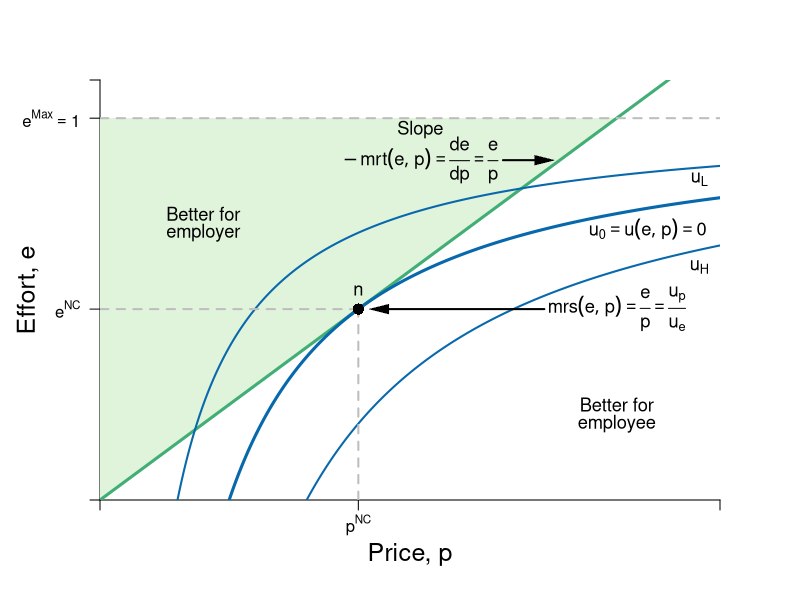

Recreate this plot in R.
#Graph Designer: Simon Halliday
#Authors: Bowles, Foley and Halliday
#Title: Coordination, Conflict and Competition: A Text in Microeconomics

library(shape)
pdf(file = "employment/employment_price.pdf", width = 8, height = 6)

#Set parameters for graphics
axislabelsize <- 1.5
labelsize <- 1.1
graphlinewidth <- 3
segmentlinewidth <- 2

COL <- c("#7fc97f", "#beaed4", "#fdc086", "#ffff99", "#386cb0", "#f0027f", "#bf5b17", "#666666")
COLA <- c("#e0f3db", "#99d8c9","#66c2a4","#41ae76", "#238b45", "#005824")
COLB <- c("#c6dbef", "#4eb3d3", "#2b8cbe", "#0868ac","#084081")

#Edited the margins to cater for the larger LHS labels
par(mar =  c(5, 5, 4, 4))

PCFn <- function(delta, mu = 0.5) {
  delta/mu
}

isoreturnFn <- function(delta, pi=0.125) {
  1 - (pi)/delta
}

xlims <- c(0, 0.6)
ylims <- c(0, 1.1)

npts <- 501 
x <- seq(xlims[1], xlims[2], length.out = npts)
y <- seq(ylims[1], ylims[2], length.out = npts) 
a <- c(2, 4, 6)

plot(0, 0, xlim = xlims, ylim = ylims, type = "n",
     xlab = expression(paste("")),
     ylab = expression(paste("")), 
     xaxt = "n", 
     yaxt = "n", 
     cex.lab = axislabelsize, 
     bty = "n", 
     xaxs="i", 
     yaxs="i"
)


# ticksy <- seq(from = 0, to = ylims[2], by = 1)
# ylabels <- seq(from = 0, to = ylims[2], by = 1)
# ticksx <- seq(from = 0, to = xlims[2], by = 1)
# xlabels <- seq(from = 0, to = xlims[2], by = 1)
ticksy <- c(ylims[1], isoreturnFn(delta= 0.25), 1, ylims[2])
ylabels <- c(NA, expression(paste(e^{NC})), expression(paste(e^{Max} == 1)), NA)
ticksx <- c(xlims[1], 0.25, xlims[2])
xlabels <- c(NA, expression(paste(p^{NC})), NA)

axis(1, at = ticksx, pos = 0, labels = xlabels)
axis(2, at = ticksy, pos = 0, labels = ylabels, las = 1)

npts <- 500 
xx1 <- seq(xlims[1], xlims[2], length.out = npts)
xx2 <- seq(0, xlims[2], length.out = npts)
xx3 <- seq(1.5, 2.5, length.out = npts)
xx4 <- seq(3, 5, length.out = npts)
xx5 <- seq(7, 9, length.out = npts)



#Draw the polygon for feasibility
xpoly1 <- c(0, 0.5, 0, 0)
ypoly1 <- c(0, 1, 1, 0)
polygon(x = xpoly1, y = ypoly1, col=COLA[1], density=NULL, border = NA)


#Draw the graphs
lines(xx1, PCFn(xx1), col = COLA[4], lwd = graphlinewidth)
lines(xx1, isoreturnFn(xx1), col = COLB[4], lwd = graphlinewidth)
lines(xx1, isoreturnFn(xx1, pi = 0.075), lty = 1, col = COLB[4], lwd = segmentlinewidth)
lines(xx1, isoreturnFn(xx1, pi = 0.2), lty = 1, col = COLB[4], lwd = segmentlinewidth)
#lines(xx1, indiffA(xx1, alpha = 0.5, uA = 4), col = COLB[5], lwd = graphlinewidth)
#lines(xx1, ff(xx1, c = 9, s = 1.34), col = COL[3], lwd = graphlinewidth)

#Label the feasible frontier
text(0.1, 0.75, expression("Better for"), cex = labelsize)
text(0.1, 0.7, expression("employer"), cex = labelsize)
# text(3.2, 0.5, expression("(production possibilities frontier)"), cex = labelsize)
# Arrows(4.35, 0.95, 8.1, 0.95, col = "black", lty = 1, lwd = 2, arr.type = "triangle", arr.lwd = 0.5)

text(0.5, 0.25, expression("Better for"), cex = labelsize)
text(0.5, 0.2, expression("employee"), cex = labelsize)


#Axis labels
mtext(expression(paste("Price, ", p)), side = 1, line = 2.5, cex = axislabelsize)
text(-0.07, 0.5*(ylims[2]), expression(paste("Effort, ", e)), xpd = TRUE, cex = axislabelsize, srt = 90) 


# contour(x, y, 
#         outer(x, y, uFn),
#         drawlabels = FALSE,
#         col = COLB[3],
#         lwd = graphlinewidth,
#         levels = a, 
#         xaxs="i", 
#         yaxs="i", 
#         add = TRUE)


#Label participation constraint
text(0.31, 0.97, expression(paste("Slope")), cex = labelsize)
text(0.31, 0.89, expression(paste(-mrt(e,p) == frac(de,dp),phantom()==frac(e, p))), cex = labelsize)
Arrows(0.39, 0.89, 0.43, 0.89, col = "black", lty = 1, lwd = 2, arr.type = "triangle", arr.lwd = 0.5)

text(0.5, 0.5, expression(paste(mrs(e,p) == frac(e, p),phantom()==frac(u[p],u[e]))), cex = labelsize)
Arrows(0.43, 0.5, 0.27, 0.5, col = "black", lty = 1, lwd = 2, arr.type = "triangle", arr.lwd = 0.5)


#Label Iso-profit
text(0.58, 0.84, expression(paste(u[L])), cex = labelsize)
text(0.53, 0.71, expression(paste(u[0] == phantom(),u(e,p) == 0)), cex = labelsize)
text(0.58, 0.61, expression(paste(u[H])), cex = labelsize)
#text(0.53, 0.71, expression(paste("participation")), cex = labelsize)
#text(0.53, 0.65, expression(paste("constraint")), cex = labelsize)
#Arrows(0.55, 0.71, , 0.71, col = "black", lty = 1, lwd = 2, arr.type = "triangle", arr.lwd = 0.5)
#text(0.53, 0.63, expression(paste(pi[3] == pi^H)), cex = labelsize)
#text(9, 2.3, expression(paste("Peyton's, ", u[1]^P)), cex = labelsize)

# text(8, 4, expression(paste(trs(l,k) == frac(2,8), phantom() == 0.25)), cex = labelsize)

# 
# text(4, 6, expression(paste(trs(l,k) == frac(4,4), phantom()==1)), cex = labelsize)
# Arrows(4, 5.6, 4, 4.4, col = "black", lty = 1, lwd = 2, arr.type = "triangle", arr.lwd = 0.5)
# 
# text(4, 8, expression(paste(trs(l,k) == frac(8,2), phantom() == 4)), cex = labelsize)
# Arrows(3.05, 8, 2.3, 8, col = "black", lty = 1, lwd = 2, arr.type = "triangle", arr.lwd = 0.5)


#Label feasible and infeasible
#text(8, 9, expression(paste(trs(l,k) == frac(x[l], x[k]), phantom() == frac(mp[l], mp[k]), phantom() == -frac(dk,dl))), cex = labelsize)
#text(3, 2.5, expression(paste("with plan ", (list(x, l, k)) )), cex = labelsize)

# text(8, 8.5, expression(paste("Production set:")), cex = labelsize)
# text(8, 8, expression(paste(x = bar(x), " feasible")), cex = labelsize)
# text(8, 7.5, expression(paste("with plan ", (list(x, l, k)) )), cex = labelsize)


# segments(0, 8, 2.9705, 8, lty = 2, col = "gray" , lwd = segmentlinewidth)
# segments(2.9705, 0, 2.9705, 8, lty = 2, col = "gray" , lwd = segmentlinewidth)
# segments(2, 0, 2, 8, lty = 2, col = "gray" , lwd = segmentlinewidth)
segments(0, 1, xlims[2], 1, lty = 2, col = "gray" , lwd = segmentlinewidth)
# segments(0, 4, 4, 4, lty = 2, col = "gray" , lwd = segmentlinewidth)
# 
# 

# 
# segments(8, 0, 8,indiffA(x = 8)  , lty = 2, col = "gray" , lwd = segmentlinewidth)
# segments(0, indiffA(x = 8) , 8,indiffA(x = 8)  , lty = 2, col = "gray" , lwd = segmentlinewidth)

#Annotate points (4,4),(2,8),(8,2) on feasibility frontier

segments(0, isoreturnFn(0.25), 0.25, isoreturnFn(0.25), lty = 2, col = "gray" , lwd = segmentlinewidth)
segments(0.25, 0, 0.25, isoreturnFn(0.25), lty = 2, col = "gray" , lwd = segmentlinewidth)
text(0.25, isoreturnFn(0.25) + 0.05, expression(paste(n)), cex = labelsize)
points(0.25, isoreturnFn(0.25), pch = 16, col = "black", cex = 1.5)



dev.off()
